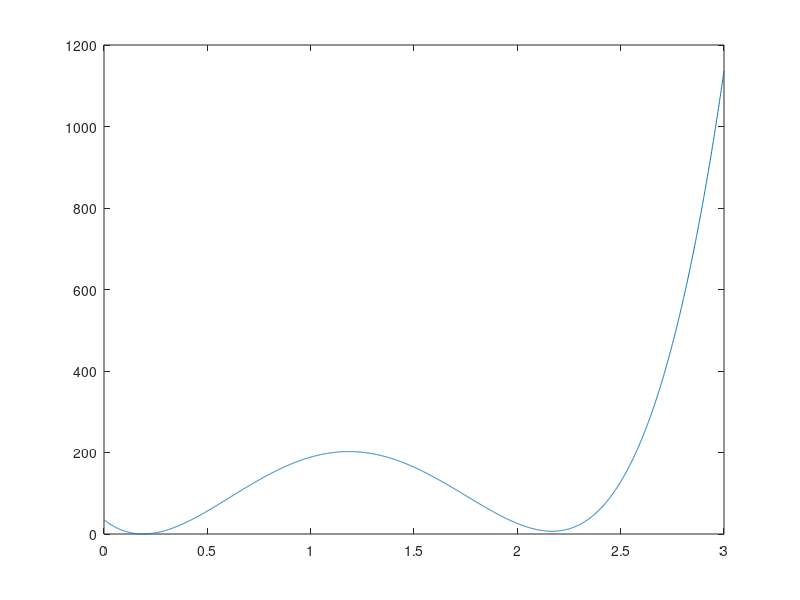

Here is the MATLAB script that generated this plot:
clear;clc;
x = 0:0.001:3;
for i = 1:length(x)
b(:,i) = [1;0.4082] + x(i).*[-1.2;1];
end
for i = 1:length(x)
r(i) = rosenbrock(b(:,i));
end
plot(x,r)
% x = 0:0.0001:0.3;
% for i = 1:length(x)
% b(:,i) = [0.0708;-0.0063;0.0303;0.0322] + x(i).*[-0.773;1.0518;-1.3679;0.6721];
% end
% for i = 1:length(x)
% r(i) = powell(b(:,i));
% end
% plot(x,r)
%z = cubicinterconj(@rosenbrock,[-1.2;1],[1;0.4082],3,0.0001,100000);
%z = cubicinterconj(@rosenbrock,[-1;1],[1;1],3,0.0001,100000);
% z = cubicinterconj(@rosenbrock,[1.4411;2.0775],[-0.2148;-0.6203],3,0.0001,100000);